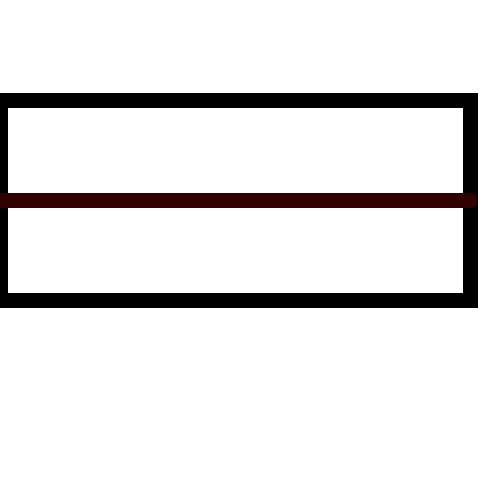
Frame 1 (no input)
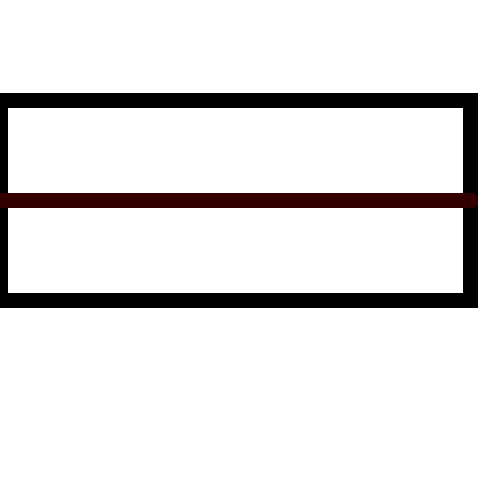
Frame 60 (the mouse pressed at the canvas centre just before this capture)
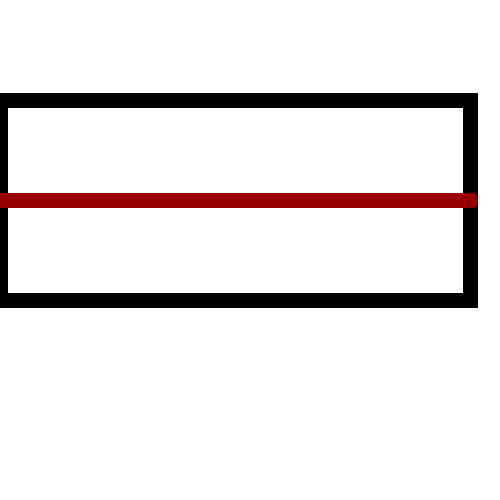
Frame 120 (the mouse held since frame 60 and released just before this capture)

The Processing sketch that drew these frames (run headless with seeded random() and noise(); from frame 60 on, the mouse is pressed at the canvas centre):

// Processing sketch: quiz_2
// ── quiz_2.pde
float a = 470;
float b = 200;

void setup(){
  size(500,500);
  background(255);
  float x = width/2 - 15;
  float y = height/2 - 50;
  stroke(0);
  strokeWeight(15);
  noFill();
  rectMode(CENTER);
  rect(x,y,a,b);
}
void draw(){
  float line1 = width/2-15;
  float line2 = height/2- 50;
  float red = map(mouseX, 0, width, 50, 255);
  stroke(red, 0, 0);
  line(line1 - a, line2, line1 + a/2, line2);
}
